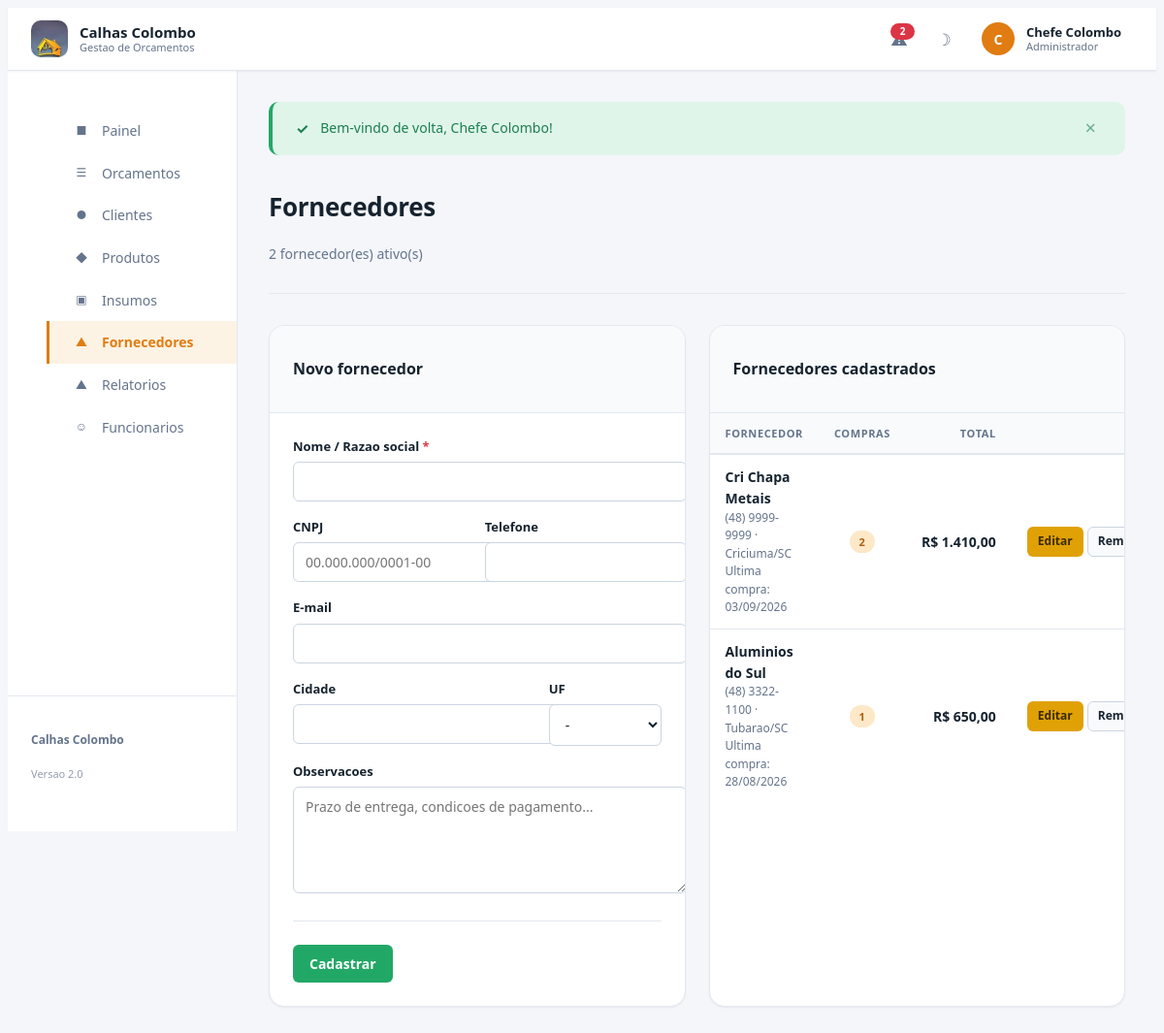
Screenshot of /fornecedores.php (signed in) with the database file from the repository.
### tables this page shows
CREATE TABLE `fornecedores` (
  `id`            INT(11) NOT NULL AUTO_INCREMENT,
  `nome`          VARCHAR(150) NOT NULL,
  `cnpj`          VARCHAR(20) DEFAULT NULL,
  `telefone`      VARCHAR(20) DEFAULT NULL,
  `email`         VARCHAR(150) DEFAULT NULL,
  `cidade`        VARCHAR(60) DEFAULT NULL,
  `uf`            CHAR(2) DEFAULT NULL,
  `ativo`         TINYINT(1) NOT NULL DEFAULT 1,
  `observacoes`   TEXT DEFAULT NULL,
  `data_cadastro` DATETIME NOT NULL DEFAULT CURRENT_TIMESTAMP,
  PRIMARY KEY (`id`),
  KEY `idx_nome` (`nome`)
);

### inclui/auth.php (called while the page is built, shortened)
<?php
require_once __DIR__ . '/funcoes.php';
function permissoes(): array
{
    return [
        'admin' => [
            'ver_dashboard', 'ver_financeiro', 'gerir_clientes', 'excluir_clientes',
            'gerir_orcamentos', 'excluir_orcamentos', 'gerir_produtos', 'gerir_insumos',
            'gerir_fornecedores', 'gerir_usuarios', 'ver_relatorios',
        ],
        'gerente' => [
            'ver_dashboard', 'ver_financeiro', 'gerir_clientes',
            'gerir_orcamentos', 'gerir_produtos', 'gerir_insumos',
            'gerir_fornecedores', 'ver_relatorios',
        ],
        'calheiro' => [
            'ver_dashboard', 'gerir_clientes', 'gerir_orcamentos', 'gerir_insumos',
        ],
        'campo' => [
            'ver_dashboard', 'gerir_clientes', 'gerir_orcamentos',
        ],
    ];
}
function pode(string $capacidade): bool
{
    $perfil = $_SESSION['usuario_perfil'] ?? '';
    $mapa = permissoes();
    return in_array($capacidade, $mapa[$perfil] ?? [], true);
}

### fornecedores.php (the view, shortened to what this page needs)
<?php
require_once __DIR__ . '/inclui/auth.php';
$pdo = bd();
$editar = null;
$fornecedores = $pdo->query(
    "SELECT f.*,
            COUNT(ci.id) AS qtd_compras,
            COALESCE(SUM(ci.valor_total),0) AS total_comprado,
            MAX(ci.data_compra) AS ultima_compra
     FROM fornecedores f
     LEFT JOIN compras_insumos ci ON ci.fornecedor_id = f.id
     WHERE f.ativo = 1
     GROUP BY f.id
     ORDER BY total_comprado DESC, f.nome"
)->fetchAll();
require_once __DIR__ . '/inclui/cabecalho.php';
?>
<div class="pagina-topo">
    <div>
        <h1 class="pagina-titulo">Fornecedores</h1>
        <p class="pagina-subtitulo"><?= count($fornecedores) ?> fornecedor(es) ativo(s)</p>
    </div>
</div>
<div class="grade-2">
    <div class="cartao" style="align-self:start">
        <div class="cartao-cabecalho">
            <h3><?= $editar ? 'Editar fornecedor' : 'Novo fornecedor' ?></h3>
        </div>
        <div class="cartao-corpo">
            <form method="POST" class="formulario-grade">
                <div class="campo col-12">
                    <label for="nome">Nome / Razao social <span class="obrigatorio">*</span></label>
                    <input type="text" id="nome" name="nome" required value="<?= e($editar['nome'] ?? '') ?>">
                </div>
                <div class="campo col-6">
                    <label for="cnpj">CNPJ</label>
                    <input type="text" id="cnpj" name="cnpj" data-mascara="cnpj"
                           value="<?= e($editar['cnpj'] ?? '') ?>" placeholder="00.000.000/0001-00">
                </div>
                <div class="campo col-6">
                    <label for="telefone">Telefone</label>
                    <input type="text" id="telefone" name="telefone" data-mascara="telefone"
                           value="<?= e($editar['telefone'] ?? '') ?>">
                </div>
                <div class="campo col-12">
                    <label for="email">E-mail</label>
                    <input type="email" id="email" name="email" value="<?= e($editar['email'] ?? '') ?>">
                </div>
                <div class="campo col-8">
                    <label for="cidade">Cidade</label>
                    <input type="text" id="cidade" name="cidade" value="<?= e($editar['cidade'] ?? '') ?>">
                </div>
                <div class="campo col-4">
                    <label for="uf">UF</label>
                    <select id="uf" name="uf">
                        <option value="">-</option>
                    </select>
                </div>
                <div class="campo col-12">
                    <label for="observacoes">Observacoes</label>
                    <textarea id="observacoes" name="observacoes" rows="2"
                              placeholder="Prazo de entrega, condicoes de pagamento..."><?= e($editar['observacoes'] ?? '') ?></textarea>
                </div>
                <div class="formulario-acoes">
                    <button type="submit" class="botao botao-sucesso">
                        <?= $editar ? 'Salvar' : 'Cadastrar' ?>
                    </button>
                </div>
            </form>
        </div>
    </div>
    <div class="cartao">
        <div class="cartao-cabecalho"><h3>Fornecedores cadastrados</h3></div>
        <div class="tabela-rolagem">
            <table class="tabela">
                <thead>
                    <tr>
                        <th>Fornecedor</th>
                        <th class="centro">Compras</th>
                        <?php if (pode('ver_financeiro')): ?><th class="num">Total</th><?php endif; ?>
                        <th></th>
                    </tr>
                </thead>
                <tbody>
                <?php if ($fornecedores): ?>
                    <?php foreach ($fornecedores as $f): ?>
                        <tr>
                            <td>
                                <div class="titulo-celula"><?= e($f['nome']) ?></div>
                                <div class="sub-celula">
                                    <?= $f['telefone'] ? e(formatar_telefone($f['telefone'])) : 'Sem telefone' ?>
                                    <?= $f['cidade'] ? ' &middot; ' . e($f['cidade']) . '/' . e($f['uf']) : '' ?>
                                </div>
                                <?php if ($f['ultima_compra']): ?>
                                    <div class="sub-celula">Ultima compra: <?= data_br($f['ultima_compra']) ?></div>
                                <?php endif; ?>
                            </td>
                            <td class="centro">
                                <span class="selo selo-laranja"><?= (int) $f['qtd_compras'] ?></span>
                            </td>
                            <?php if (pode('ver_financeiro')): ?>
                                <td class="num negrito"><?= moeda($f['total_comprado']) ?></td>
                            <?php endif; ?>
                            <td>
                                <div class="acoes">
                                    <a href="?editar=<?= (int) $f['id'] ?>" class="botao botao-alerta botao-p">Editar</a>
                                    <a href="?desativar=<?= (int) $f['id'] ?>&csrf=<?= csrf_token() ?>"
                                       class="botao botao-neutro botao-p"
                                       data-confirmar="Desativar <?= e($f['nome']) ?>?">Remover</a>
                                </div>
                            </td>
                        </tr>
                    <?php endforeach; ?>
                <?php endif; ?>
                </tbody>
            </table>
        </div>
    </div>
</div>
<?php require_once __DIR__ . '/inclui/rodape.php'; ?>

### rows the page displays
fornecedores: nome "Cri Chapa Metais", telefone "(48) 9999-9999", cidade "Criciuma", uf "SC", ultima_compra "03/09/2026", qtd_compras "2", total_comprado "R$ 1.410,00"
fornecedores: nome "Aluminios do Sul", telefone "(48) 3322-1100", cidade "Tubarao", uf "SC", ultima_compra "28/08/2026", qtd_compras "1", total_comprado "R$ 650,00"

### other values shown
EMPRESA_NOME "Calhas Colombo"
count($alertas_estoque) "2"
mb_strtoupper(mb_substr($u['nome'], 0, 1)) "C"
$u['nome'] "Chefe Colombo"
rotulo_perfil($u['perfil']) "Administrador"
$icone "■"
$rotulo "Painel"
$icone "☰"
$rotulo "Orcamentos"
$icone "●"
$rotulo "Clientes"
$icone "◆"
$rotulo "Produtos"
$icone "▣"
$rotulo "Insumos"
